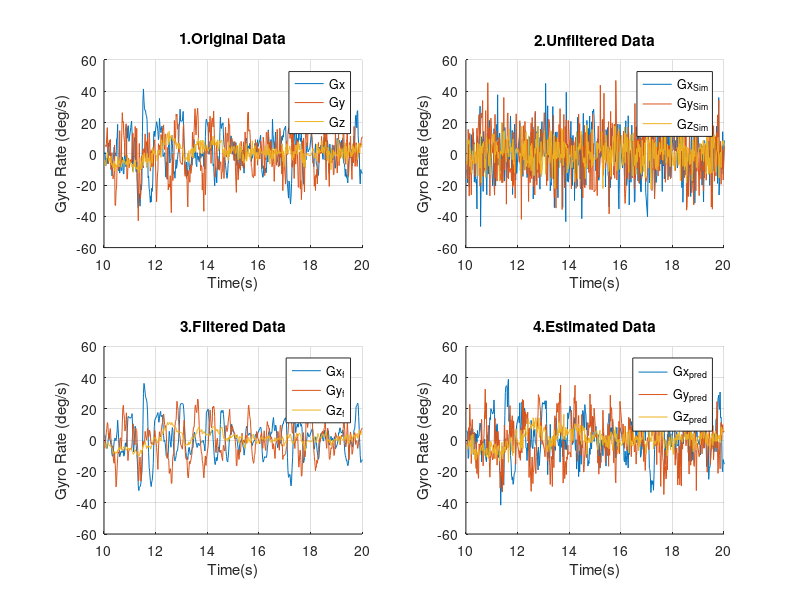
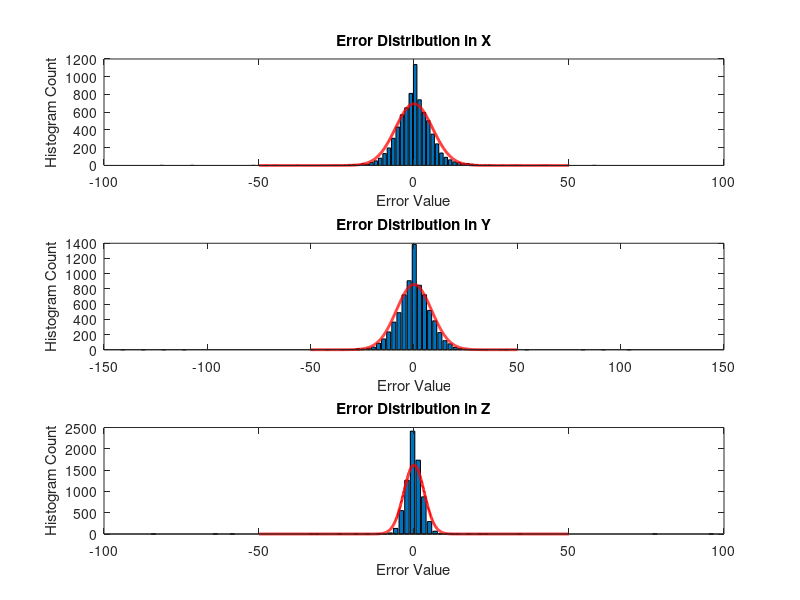

Reproduce these figures in MATLAB, in order.
%% A Matlab program to calculate the convariances from a Gyroscope Data.
% It demonstrates the following aspects:
% -0. Load gyroDataset from the 11-datasets directory
% -1. Simulate a Gyro Data corrupted due to noise due to vehicle motion 
% -2. Filter the Simulated gyro data
% -3. Estimate the noise in the filtered data by comparing with original.
% -4. Add this noise to filtered data to verify it matches the original
% -5. Approximates the noise distribution 
% ---------------------------------------------------------------------
% ----Contributions in Ver.3.0
% -1. Vectorized the Gyro Data.
% -2. More Compact Code.
% -3. Removed repeatations
% -4. Completed the Error Distribution Comparison at the bottom.
% -5. Comments/Description wherever possible
% -6. All Plots in the same subplot for ease of viewing
% -7. Seprate ALGO and PLOT section for neatness
% -8. Clear explanation of all the steps
% Author: Bismaya Sahoo EMAIL:bsahoo@uwaterloo.ca
%%%%%%%%%%%%%%%%%%%%%%%%%%%%%%%%%%%%%%%%%%%%%%%%%%%%%%%%%%%%%%%%%%%%%%%%

%% Initializations
clear all; close all; clc;
RAD2DEG = 180/pi;
tmin = 10; % Put Start_time here in seconds
tmax = 20; % Put Stop_time here in seconds

%% Load Data and Initial Calculations
load('gyroData.mat'); % Load the Gyro Dataset.
G_data = [gx gy gz]; % Vectorize the Dataset. G(:,1)=gx,G(:,2)=gy;G(:,3)=gz;
G_data = G_data*RAD2DEG; % Convert the Dataset to degrees.
% Assume underlying motion is negligible, and measurements are independent
% This is our ground truth.Assume the original GyroData is accurate.

S= cov(G_data);%Calculate the Covariance for reproduction of simulated data
fprintf('The Covariance of the Original Dataset is:\n');disp(S);
[S_vect,S_val] = eig(S); % S_vect: eigVectors, S_val: eigValues

dataSet_length = length(G_data(:,1));
time_Stamp = tg;%tg is the variable name for timeStamp in Data File.
% Calculate Plotting interval
t_start = find(time_Stamp>tmin,1);% Find the start location in the dataset
t_stop = find(time_Stamp>tmax,1);% Find the stop location in the dataset

%% Run the process/simulation
% STEP1: Simulate Gyro Data that includes vehicle motions
% The reproduction would have the same cov but corrupted by noise.
G_sim = S_vect*sqrt(S_val)*randn(3,dataSet_length);

% STEP2: Filter the Gyro Sensor on our robot with a moving avg filter.
filter_length = 3; % size of the moving avg filter.
G_filtered=filter(ones(1,filter_length)/filter_length,1,G_data); %Filter the Data.

% STEP3: Calculate the error of our filtered estimate from the original data.
% This error when added to our estimate should give estimated gyro data.
G_err = G_data-G_filtered; %Calculate the error
Sf_err = cov(G_err); % Calculate the error covariance
fprintf('The Covariance of the Noise added to the filtered dataset is:\n');disp(Sf_err);
[SErr_Vec, SErr_val]=eig(Sf_err);

% STEP 4: Create a reproduction of the error
G_sim_err = SErr_Vec*sqrt(SErr_val)*randn(3,dataSet_length);

% STEP 5: Calculate our final Gyro Estimate.
G_out=G_filtered'+G_sim_err;

% STEP 6: Estimate the Error Distribution
bins = 100;
xvec = -50:.1:50;
[Nex, Xex] = hist(G_err(:,1),bins);
[Ney, Xey] = hist(G_err(:,2),bins);
[Nez, Xez] = hist(G_err(:,3),bins);
binsizeX = Xex(2)-Xex(1);
binsizeY = Xey(2)-Xey(1);
binsizeZ = Xez(2)-Xez(1);
% Compare to pdf, by multiplying by number of samples and by bin size
% Num samples to convert to frequency distribution and bin size as smaller
% bins will have fewer samples.
Gex = normpdf(xvec,mean(G_err(:,1)),sqrt(Sf_err(1,1)))*length(G_err(:,1))*binsizeX;
Gey = normpdf(xvec,mean(G_err(:,2)),sqrt(Sf_err(2,2)))*length(G_err(:,2))*binsizeY;
Gez = normpdf(xvec,mean(G_err(:,3)),sqrt(Sf_err(3,3)))*length(G_err(:,3))*binsizeZ;


%% Plot Zone
% Plot the Original data
figure(1);clf;
subplot(2,2,1); hold on;grid on;
plot(time_Stamp(t_start:t_stop), G_data(t_start:t_stop,:));
axis([tmin tmax -60 60]);title('1.Original Data');xlabel('Time(s)');ylabel('Gyro Rate (deg/s)');legend('Gx','Gy','Gz')
%Plot the Simulated Data with vehicle motions
subplot(2,2,2); hold on;grid on;
plot(tg(t_start:t_stop), G_sim(:,(t_start:t_stop)));
axis([tmin tmax -60 60]);title('2.Unfiltered Data');xlabel('Time(s)');ylabel('Gyro Rate (deg/s)');legend('Gx_{Sim}','Gy_{Sim}','Gz_{Sim}');
% Plot the Filtered Data
subplot(2,2,3); hold on;grid on;
plot(time_Stamp(t_start:t_stop), G_filtered(t_start:t_stop,:));
axis([tmin tmax -60 60]);title('3.Filtered Data');xlabel('Time(s)');ylabel('Gyro Rate (deg/s)');legend('Gx_f','Gy_f','Gz_f')
% Plot the Predicted Gyro Data
subplot(2,2,4); hold on;grid on;
plot(time_Stamp(t_start:t_stop), G_out(:,t_start:t_stop));
axis([tmin tmax -60 60]);title('4.Estimated Data');xlabel('Time(s)');ylabel('Gyro Rate (deg/s)');legend('Gx_{pred}','Gy_{pred}','Gz_{pred}');
% Plot the Error Distribution
figure(2); clf; hold on
subplot(3,1,1);bar(Xex,Nex);hold on;plot(xvec,Gex,'r','LineWidth',2);
title('Error Distribution in X');xlabel('Error Value');ylabel('Histogram Count');
subplot(3,1,2);bar(Xey,Ney);hold on;plot(xvec,Gey,'r', 'LineWidth',2);
title('Error Distribution in Y');xlabel('Error Value');ylabel('Histogram Count');
subplot(3,1,3);bar(Xez,Nez);hold on;plot(xvec,Gez,'r', 'LineWidth',2);
title('Error Distribution in Z');xlabel('Error Value');ylabel('Histogram Count');
 
